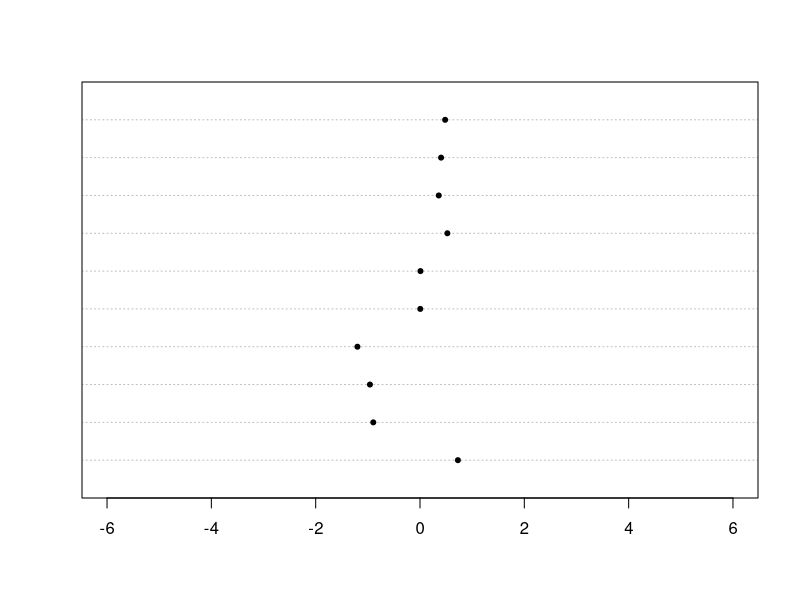
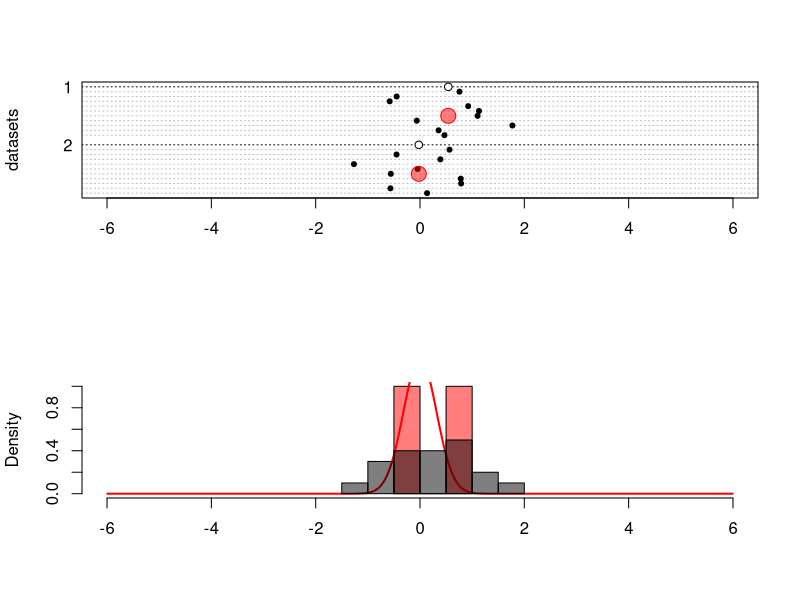
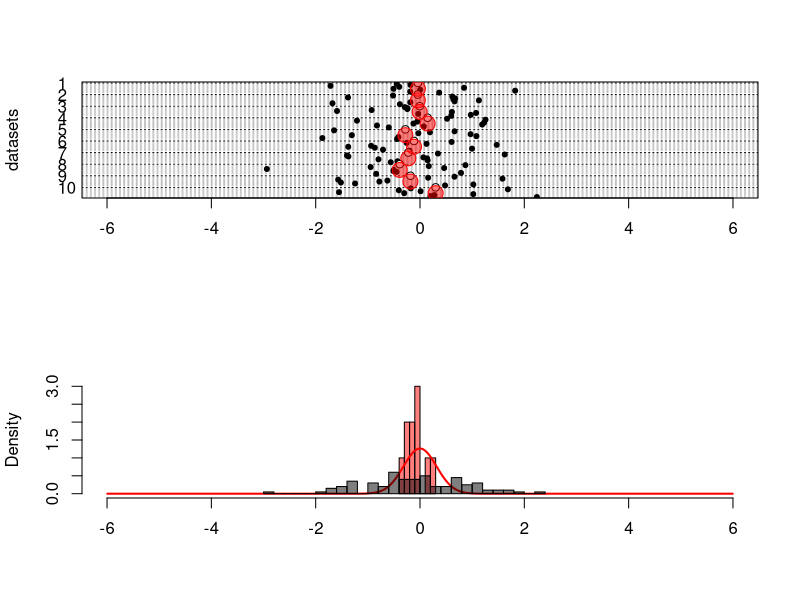
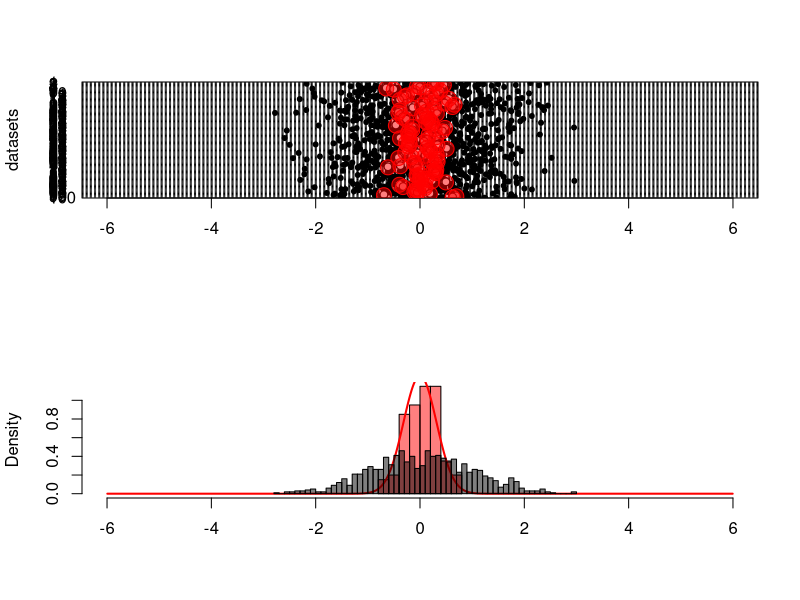
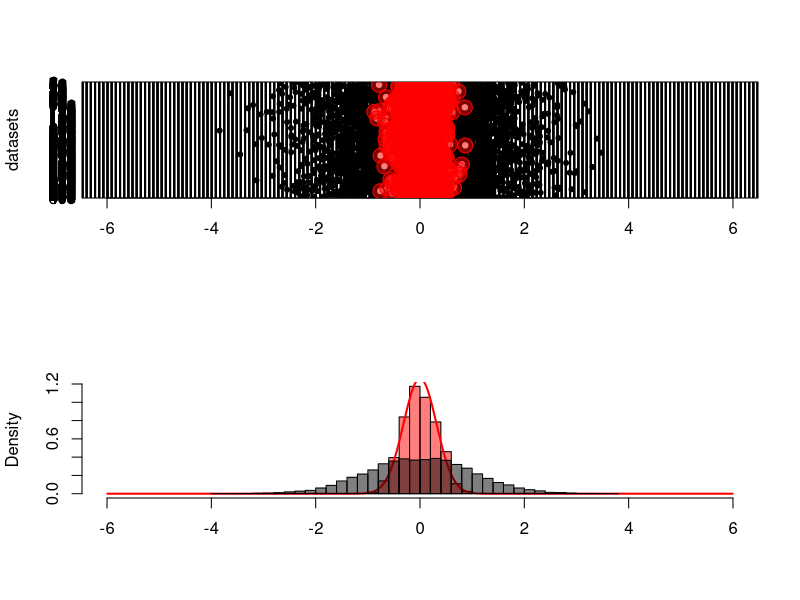
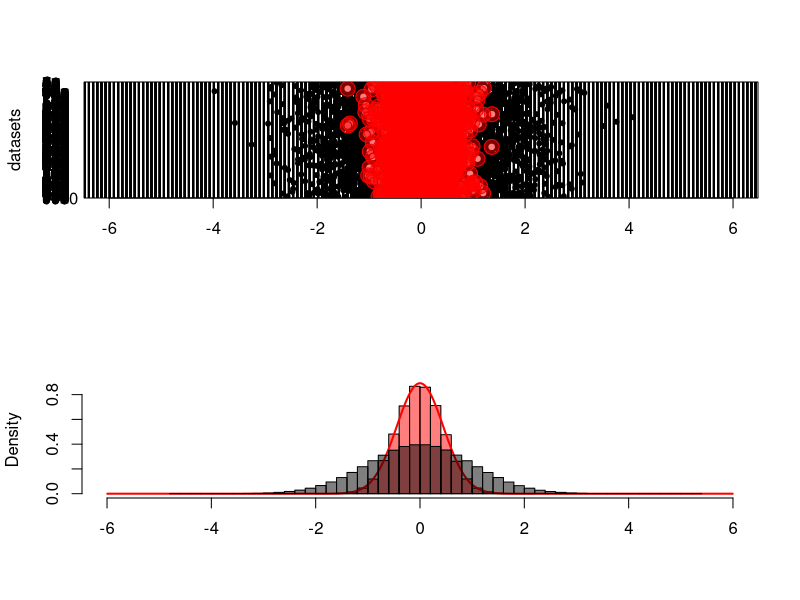
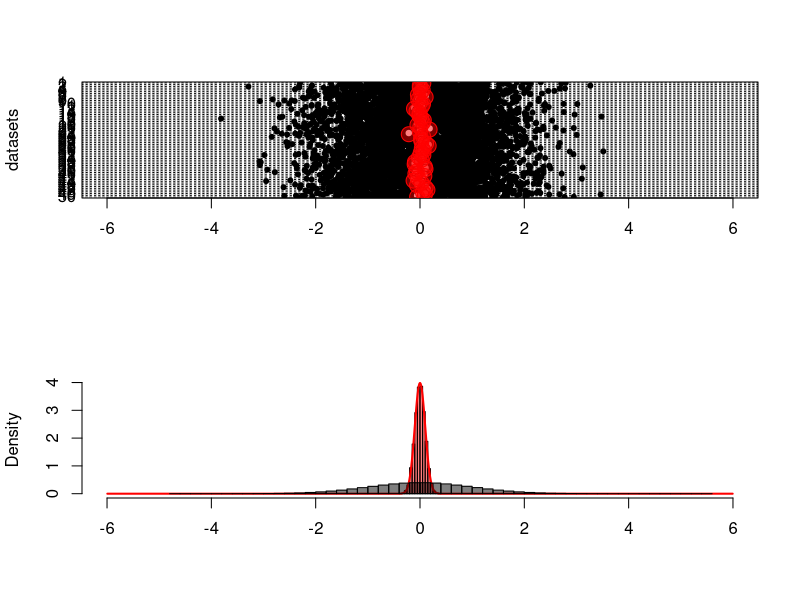
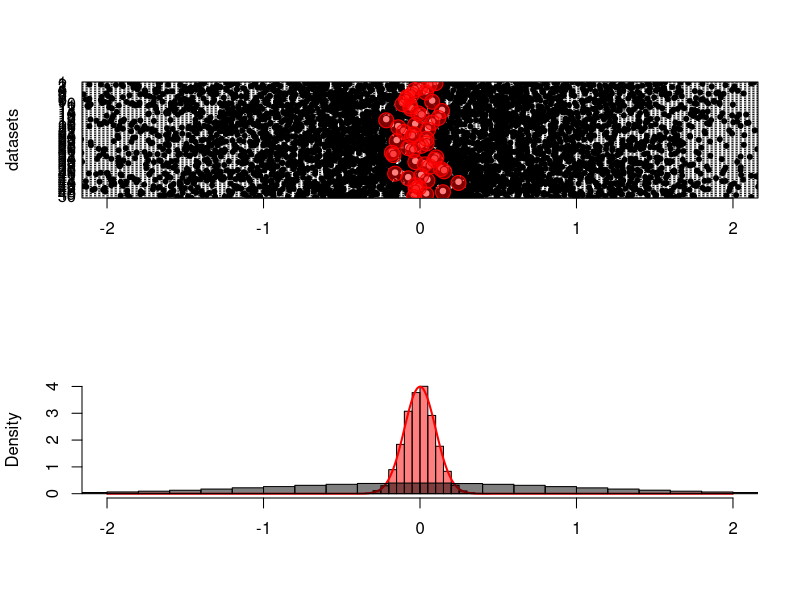

R code for these plots, in order: (Note: this script raises an error after producing the figures.)
#!/usr/bin/R

dchart <- function(x, ..., gcex=2.5, gcol='red', gbg=adjustcolor("red",.5), gpch=21 ) {
    dotchart(x,...)
    points( colMeans(x), (ncol(x):1)*(nrow(x)+2)-nrow(x)/2-2, cex=gcex, col=gcol, bg=gbg, pch=gpch )
}

#######
# look at CLT and approach to normality of sampling distribution

# plot one example
f <- function (...,plotit=TRUE) {
    x <- rdata(n)
    if (plotit) { dotchart(x,xlim=xlims,pch=20,...) }
    mean(x)
}

# plot lots of examples
fmat <- function(nreps=20,...) {
    nreps <- min( nreps, floor(2e6/n) )
    xx <- matrix(rdata(n*nreps),nrow=n)
    dothese <- 1:min(ncol(xx), floor(5000/n))
    layout(1:2)
    dchart(xx[,dothese,drop=FALSE],xlim=xlims,gdata=colMeans(xx[,dothese,drop=FALSE]),labels=NA,pch=20,gcex=2,ylab='datasets',...)
    cmh <- hist(colMeans(xx),xlim=xlims,col=adjustcolor("red",.5),freq=FALSE,main='',xlab='')
    xbreaks <- seq(xlims[1],xlims[2],length.out=1000)
    xmids <- xbreaks[-1]-diff(xbreaks)/2
    lines(xmids, diff( pnorm( xbreaks, mean=rmean, sd=rsd/sqrt(n) ) )/diff(xbreaks), col='red', lwd=2 )
    hist(as.vector(xx),add=TRUE,freq=FALSE,col=adjustcolor("black",.5),breaks=min(50,length(xx)/4))
    xvals <- seq(xlims[1],xlims[2],length.out=100)
    layout(1)
    invisible(colMeans(xx))
}

#
n <- 10
rdata <- rnorm  
rmean <- 0
rsd <- 1

xlims <- c(-6,6)
hbreaks <- seq(xlims[1],xlims[2],length.out=20)

# do each of these a few times
f()
fmat(2)
fmat(10)
fmat(100)
fmat(1000)

## compare sample sizes
rdata <- rnorm  # want this to return random variates with SD=1
rmean <- 0
rsd <- 1
xlims <- c(-6,6)

n <- 5
fmat(1000000)

xlims <- c(-6,6)
n <- 100
fmat(10000)

xlims <- c(-2,2)
n <- 100
fmat(10000)


##
# ok, now with exponential data
rdata <- rexp
rmean <- 1
rsd <- 1

xlims <- c(-1,7)
n <- 5
fmat(1000000)

xlims <- c(-1,7)
n <- 100
fmat(10000)

xlims <- c(0,2)
n <- 100
fmat(10000)

##
# and, transformed
rdata <- function (n) { (log(rexp(n)) + .577)/1.28 }
rmean <- 0
rsd <- 1

xlims <- c(-3,3)
n <- 5
fmat(1000000)

xlims <- c(-3,3)
n <- 100
fmat(10000)

xlims <- c(-1,1)
n <- 100
fmat(10000)

##
#  Cauchy??
rdata <- function (n) { x <- rcauchy(n); x[abs(x)>50] <- rnorm(sum(abs(x)>50)); x }
rmean <- 0
rsd <- 5.5

xlims <- c(-20,20)
n <- 5
fmat(1000000)

xlims <- c(-20,20)
n <- 100
fmat(10000)

xlims <- c(-2,2)
n <- 100
fmat(10000)



#######
# Explore what happens to a $t$-test under deviations from the assumptions.

# plot lots of examples
ft <- function(nreps=10000,...) {
    nreps <- min( nreps, floor(2e6/n) )
    xx <- matrix(rdata(n*nreps),nrow=n)
    yy <- matrix(rdata(n*nreps),nrow=n)
    ttt <- lapply( 1:nreps, function (k) t.test( xx[,k], yy[,k] ) )
    tt <- sapply( ttt, "[[", "statistic" )
    # attr(tt,"df") <- mean( sapply( ttt, "[[", "parameter" ) )
    df <- attr(tt,"df") <- 2*(n-1)
    layout(1:2)
    th <- hist(tt,xlim=c(-3,3),breaks=50)
    xvals <- seq(-3,3,length.out=100)
    xmids <- xvals[-1] - diff(xvals)/2
    lines( th$mids, sum(th$counts) * diff( pt(th$breaks, df=attr(tt,"df")) ), col='red' )
    qtiles <- seq(0,.1,length.out=100)
    plot( qtiles, pt(quantile(tt,prob=qtiles),df=df), type='l', lwd=2, xlab='true P-value', ylab='estimated P-value' )
    points( .05, pt(quantile(tt,prob=.05),df=df) )
    lines( c(.05,.05,0), c(0, pt(quantile(tt,prob=.05),df=df), pt(quantile(tt,prob=.05),df=df) ) )
    abline(0,1,col='red')
    layout(1)
    return(invisible(tt))
}

# Normal
n <- 10
rdata <- rnorm  # want this to return random variates with SD=1
ft()


# Exponential plus outliers
rdata <- function (n) c( rexp(floor(.9*n)), rexp(n-floor(.9*n),rate=1/1000) )
ft()

# Cauchy???
rdata <- rcauchy
ft()













#####
# Normal data:
n <- 100
effect.size <- 1
rdata <- rnorm  # want this to return random variates with mean=0 and SD=1

xlims <- c(-6,6)
hbreaks <- seq(xlims[1],xlims[2],length.out=20)

# plot one example
f <- function (...,plotit=TRUE) {
    data <- data.frame( x=rdata(n)+effect.size, y=rdata(n) )
    if (plotit) {
        hist(data$x,xlim=xlims,col=adjustcolor("blue",.5),breaks=hbreaks,main='observed values',...)
        hist(data$y,add=TRUE,col=adjustcolor("red",.5),breaks=seq(-5,5,length.out=20))
        abline(v=c(mean(data$x),mean(data$y)),lwd=2)
    }
    t.test(data$x,data$y)
}

# plot lots of examples
fmat <- function() {
    layout(matrix(1:25,nrow=5))
    opar <- par(mar=c(0,0,0,0)+.1)
    replicate( 25, f(xaxt='n',yaxt='n',main='',xlab='',ylab='') )
    par(opar)
    layout(1)
}

f()
fmat()

# plot distribution of differences in means
ff <- function (nreps=1000,...) {
    dmeans <- replicate( nreps, f(plotit=FALSE) )
    dh <- hist(dmeans, breaks=50, col=adjustcolor("grey",.5), xlim=c(0,2), main=paste("difference in sample means,", n, "samples"), ... )
    text(effect.size,max(dh$counts),labels="truth",col='red',pos=4,cex=2)
    abline(v=effect.size,lwd=2,col='red')
    lines(dh$mids,sum(dh$counts)*diff(pnorm(dh$breaks,mean=effect.size,sd=sqrt(2/n))),lwd=2,col='green')
}

ff(1000)


######
# Now look at t-distribution

effect.size <- 0

t.tests <- lapply(1:10000, function (x) f(plotit=FALSE) )
t.vals <- sapply( t.tests, "[[", "statistic" )
t.df <- sapply( t.tests, "[[", "parameter" )
th <- hist(t.vals,breaks=30,main='t-statistics')
lines( th$mids, sum(th$counts) * diff( pt(th$breaks,df=2*(n-1)) ) )



#####
# explore changing sample size
n <- 20
fmat()

ff(1000)

#
n <- 50
fmat()

ff(1000)

#
n <- 100
fmat()

ff(1000)


####
# make distr'n more skewed

p.out <- .04
sd.out <- 4
rdata <- function(n) {
    n.out <- rbinom(1,n,p.out)
    c( rnorm(n.out,sd=sd.out), rnorm(n-n.out,sd=sqrt((1-p.out*sd.out^2)/(1-p.out))) )
}

n <- 20
f()
ff(1000)


####
# make distr'n less skewed

rdata <- function(n) {
    sqrt(12)*(runif(n)-.5)
}

n <- 20
f()
ff(1000)
